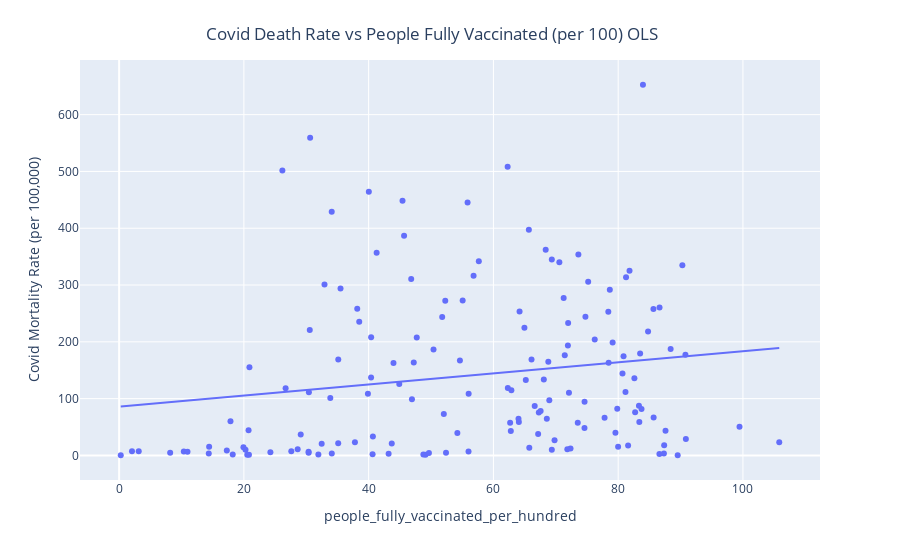

Here is the notebook cell this chart was saved with:
### Code cell
fig = px.scatter(covidvisual, x='people_fully_vaccinated_per_hundred', y='covid_mortality_rate (per 100000)', trendline='ols', hover_name='Country')
fig.update_layout(
    title={
        'text': 'Covid Death Rate vs People Fully Vaccinated (per 100) OLS',
        'y':0.95,
        'x':0.48,
        'xanchor': 'center',
        'yanchor': 'top'},
yaxis_title='Covid Mortality Rate (per 100,000)')
fig.show()

results = px.get_trendline_results(fig)
print(results)

results.px_fit_results.iloc[0].summary()

### Figure 1 — Plotly figure (JSON) as saved in the notebook; plotly's stock layout.template omitted (floating-point values rounded to 4 significant figures; data arrays with more than 128 entries replaced by an {"elided": "..."} marker saying what was removed)
{"data": [{"hovertemplate": "<b>%{hovertext}</b><br><br>people_fully_vaccinated_per_hundred=%{x}<br>covid_mortality_rate (per 100000)=%{y}<extra></extra>", "hovertext": {"elided": "149 str values"}, "legendgroup": "", "marker": {"color": "#636efa", "symbol": "circle"}, "mode": "markers", "name": "", "orientation": "v", "showlegend": false, "type": "scatter", "x": {"elided": "149 float values"}, "xaxis": "x", "y": {"elided": "149 float values"}, "yaxis": "y"}, {"hovertemplate": "<b>OLS trendline</b><br>covid_mortality_rate (per 100000) = 0.972916 * people_fully_vaccinated_per_hundred + 86.0345<br>R<sup>2</sup>=0.027664<br><br>people_fully_vaccinated_per_hundred=%{x}<br>covid_mortality_rate (per 100000)=%{y} <b>(trend)</b><extra></extra>", "legendgroup": "", "marker": {"color": "#636efa", "symbol": "circle"}, "mode": "lines", "name": "", "showlegend": false, "type": "scatter", "x": {"elided": "149 float values"}, "xaxis": "x", "y": {"elided": "149 float values"}, "yaxis": "y"}], "layout": {"legend": {"tracegroupgap": 0}, "margin": {"t": 60}, "title": {"text": "Covid Death Rate vs People Fully Vaccinated (per 100) OLS", "x": 0.48, "xanchor": "center", "y": 0.95, "yanchor": "top"}, "xaxis": {"anchor": "y", "domain": [0, 1], "title": {"text": "people_fully_vaccinated_per_hundred"}}, "yaxis": {"anchor": "x", "domain": [0, 1], "title": {"text": "Covid Mortality Rate (per 100,000)"}}}}
